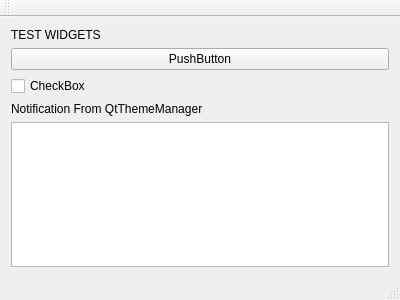
<?xml version="1.0" encoding="UTF-8"?>
<ui version="4.0">
 <class>MainWindow</class>
 <widget class="QMainWindow" name="MainWindow">
  <property name="geometry">
   <rect>
    <x>0</x>
    <y>0</y>
    <width>400</width>
    <height>300</height>
   </rect>
  </property>
  <property name="windowTitle">
   <string>MainWindow</string>
  </property>
  <widget class="QWidget" name="centralWidget">
   <layout class="QGridLayout" name="gridLayout_2">
    <item row="0" column="0">
     <layout class="QGridLayout" name="gridLayout">
      <item row="4" column="0">
       <widget class="QLabel" name="label">
        <property name="text">
         <string>Notification From QtThemeManager</string>
        </property>
       </widget>
      </item>
      <item row="5" column="0">
       <widget class="QPlainTextEdit" name="plainTextEdit"/>
      </item>
      <item row="1" column="0">
       <widget class="QPushButton" name="pushButton">
        <property name="text">
         <string>PushButton</string>
        </property>
       </widget>
      </item>
      <item row="0" column="0">
       <widget class="QLabel" name="label_2">
        <property name="text">
         <string>TEST WIDGETS</string>
        </property>
       </widget>
      </item>
      <item row="2" column="0">
       <widget class="QCheckBox" name="checkBox">
        <property name="text">
         <string>CheckBox</string>
        </property>
       </widget>
      </item>
      <item row="3" column="0">
       <spacer name="verticalSpacer">
        <property name="orientation">
         <enum>Qt::Vertical</enum>
        </property>
        <property name="sizeHint" stdset="0">
         <size>
          <width>20</width>
          <height>40</height>
         </size>
        </property>
       </spacer>
      </item>
     </layout>
    </item>
   </layout>
  </widget>
  <widget class="QMenuBar" name="menuBar">
   <property name="geometry">
    <rect>
     <x>0</x>
     <y>0</y>
     <width>400</width>
     <height>21</height>
    </rect>
   </property>
  </widget>
  <widget class="QToolBar" name="mainToolBar">
   <attribute name="toolBarArea">
    <enum>TopToolBarArea</enum>
   </attribute>
   <attribute name="toolBarBreak">
    <bool>false</bool>
   </attribute>
  </widget>
  <widget class="QStatusBar" name="statusBar"/>
 </widget>
 <layoutdefault spacing="6" margin="11"/>
 <resources/>
 <connections/>
</ui>
